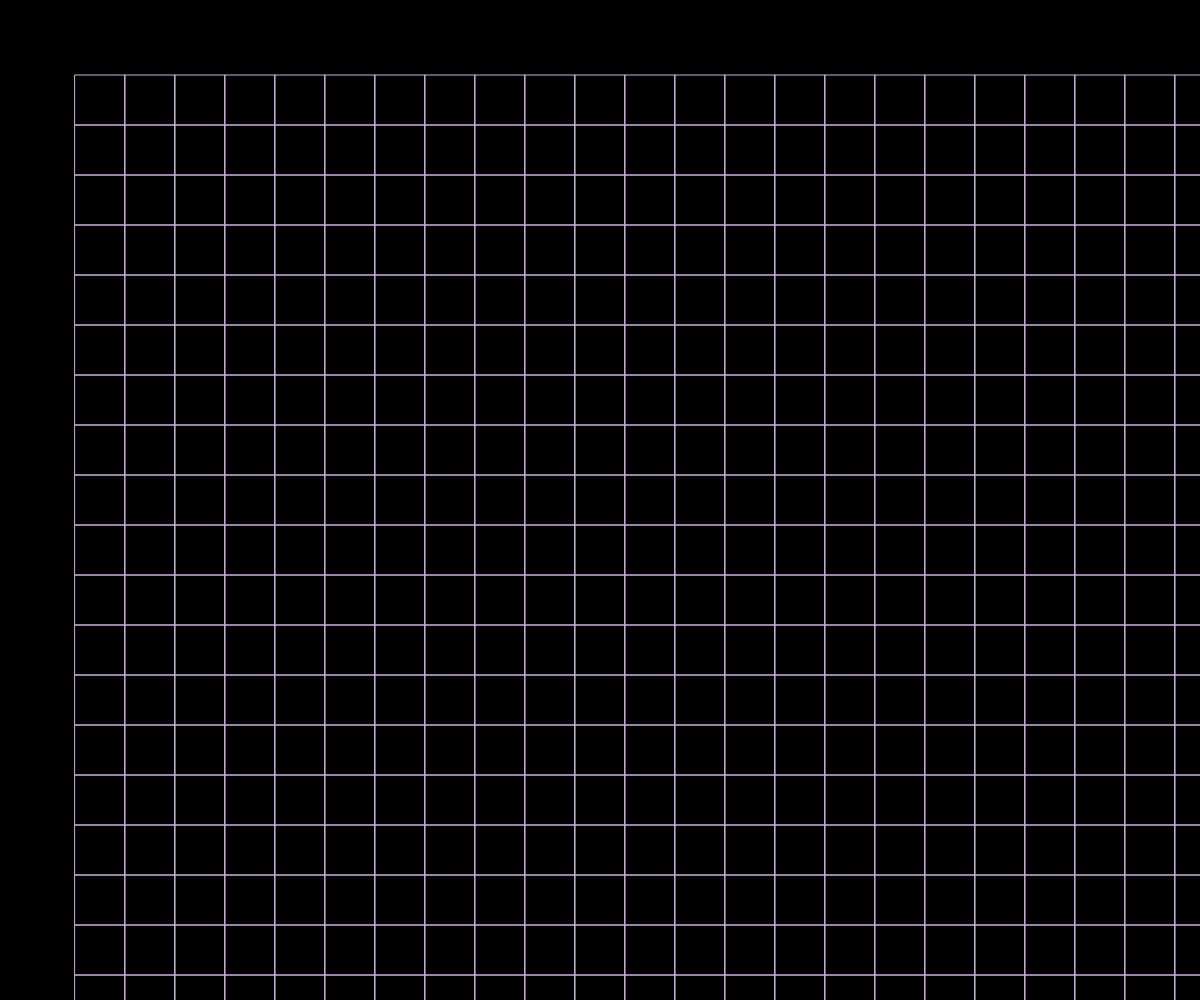
Frame 1 (no input)
Frame 60 (no input): identical to frame 1, image omitted
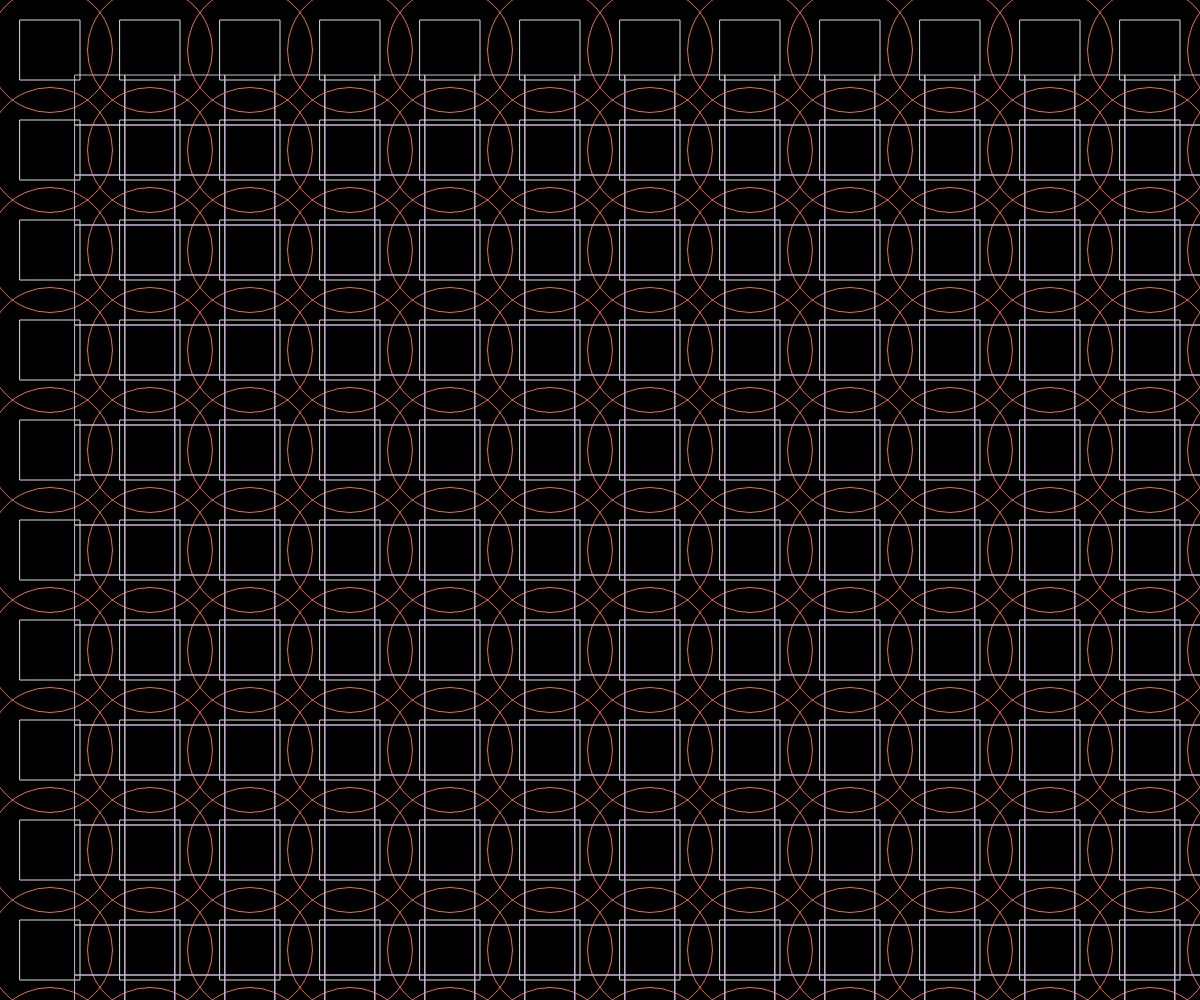
Frame 120 (the mouse pressed at the canvas centre since frame 60)

The p5.js sketch that drew these frames (run headless with seeded random() and noise() and a simulated clock; from frame 60 on, the mouse is pressed at the canvas centre):

// p5.js sketch
// ── sketch.js
function setup() {
  createCanvas(windowWidth, windowHeight);
}

function draw() {
  background(0);      
  noFill()           
  stroke(255)         
  rectMode(CENTER)
  var w=mouseX/10

  for(var j=0;j<height/50;j++)
  {
    for(var i=0;i<width/50;i++)
    {
      stroke("#d8e2dc") 
      rect(50+100*i,50+100*j,mouseX/10)

      stroke("#e76f51")
      ellipse(50+100*i,50+100*j,mouseY/4)

      stroke("#cdb4db")
      rect(100+50*i,100+50*j,50)
    }
  }
}
